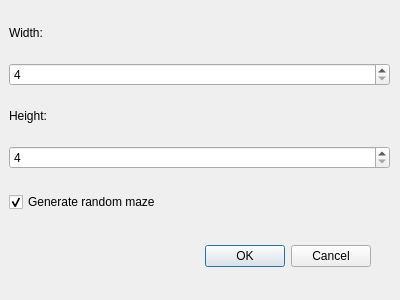
<?xml version="1.0" encoding="UTF-8"?>
<ui version="4.0">
 <class>Dialog</class>
 <widget class="QDialog" name="Dialog">
  <property name="geometry">
   <rect>
    <x>0</x>
    <y>0</y>
    <width>400</width>
    <height>300</height>
   </rect>
  </property>
  <property name="windowTitle">
   <string>Maze Properties</string>
  </property>
  <widget class="QDialogButtonBox" name="buttonBox">
   <property name="geometry">
    <rect>
     <x>30</x>
     <y>240</y>
     <width>341</width>
     <height>32</height>
    </rect>
   </property>
   <property name="orientation">
    <enum>Qt::Horizontal</enum>
   </property>
   <property name="standardButtons">
    <set>QDialogButtonBox::Cancel|QDialogButtonBox::Ok</set>
   </property>
  </widget>
  <widget class="QWidget" name="gridLayoutWidget">
   <property name="geometry">
    <rect>
     <x>9</x>
     <y>9</y>
     <width>381</width>
     <height>221</height>
    </rect>
   </property>
   <layout class="QGridLayout" name="gridLayout">
    <property name="sizeConstraint">
     <enum>QLayout::SetMinimumSize</enum>
    </property>
    <item row="2" column="1">
     <widget class="QSpinBox" name="widthBox">
      <property name="minimum">
       <number>4</number>
      </property>
      <property name="maximum">
       <number>200</number>
      </property>
     </widget>
    </item>
    <item row="4" column="1">
     <widget class="QSpinBox" name="heightBox">
      <property name="minimum">
       <number>4</number>
      </property>
      <property name="maximum">
       <number>200</number>
      </property>
     </widget>
    </item>
    <item row="1" column="1">
     <widget class="QLabel" name="label">
      <property name="sizePolicy">
       <sizepolicy hsizetype="Preferred" vsizetype="Maximum">
        <horstretch>0</horstretch>
        <verstretch>0</verstretch>
       </sizepolicy>
      </property>
      <property name="text">
       <string>Width:</string>
      </property>
      <property name="buddy">
       <cstring>widthBox</cstring>
      </property>
     </widget>
    </item>
    <item row="3" column="1">
     <widget class="QLabel" name="label_2">
      <property name="sizePolicy">
       <sizepolicy hsizetype="Preferred" vsizetype="Maximum">
        <horstretch>0</horstretch>
        <verstretch>0</verstretch>
       </sizepolicy>
      </property>
      <property name="text">
       <string>Height:</string>
      </property>
      <property name="buddy">
       <cstring>heightBox</cstring>
      </property>
     </widget>
    </item>
    <item row="5" column="1">
     <widget class="QCheckBox" name="randomCheckBox">
      <property name="text">
       <string>Generate random maze</string>
      </property>
      <property name="checked">
       <bool>true</bool>
      </property>
     </widget>
    </item>
   </layout>
  </widget>
 </widget>
 <tabstops>
  <tabstop>widthBox</tabstop>
  <tabstop>heightBox</tabstop>
 </tabstops>
 <resources/>
 <connections>
  <connection>
   <sender>buttonBox</sender>
   <signal>accepted()</signal>
   <receiver>Dialog</receiver>
   <slot>accept()</slot>
   <hints>
    <hint type="sourcelabel">
     <x>248</x>
     <y>254</y>
    </hint>
    <hint type="destinationlabel">
     <x>157</x>
     <y>274</y>
    </hint>
   </hints>
  </connection>
  <connection>
   <sender>buttonBox</sender>
   <signal>rejected()</signal>
   <receiver>Dialog</receiver>
   <slot>reject()</slot>
   <hints>
    <hint type="sourcelabel">
     <x>316</x>
     <y>260</y>
    </hint>
    <hint type="destinationlabel">
     <x>286</x>
     <y>274</y>
    </hint>
   </hints>
  </connection>
 </connections>
</ui>
